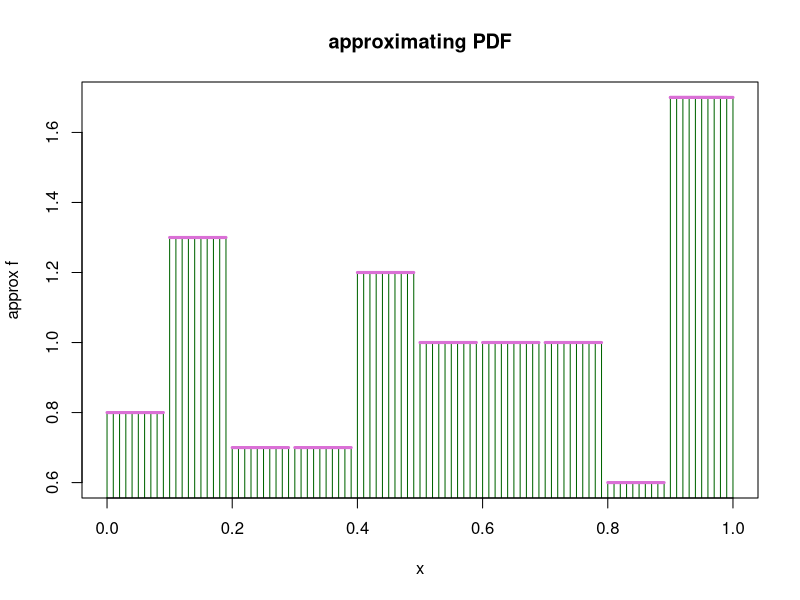
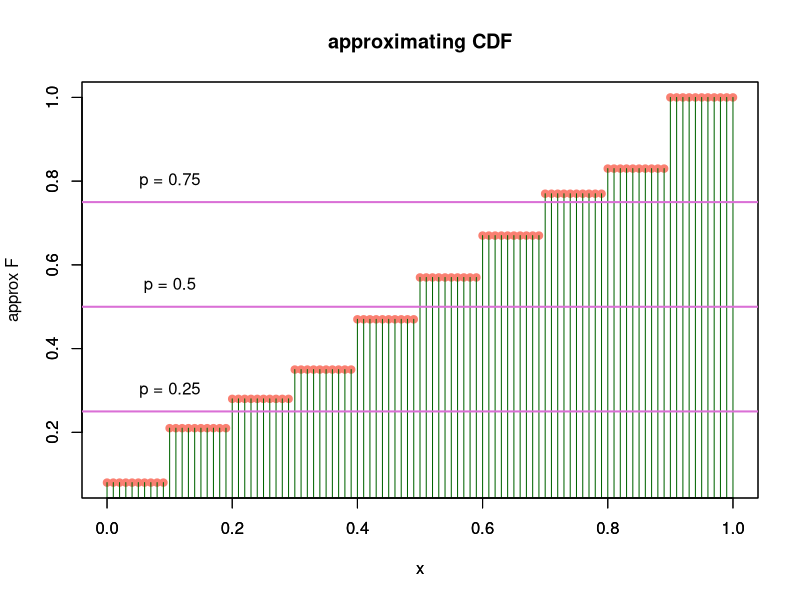
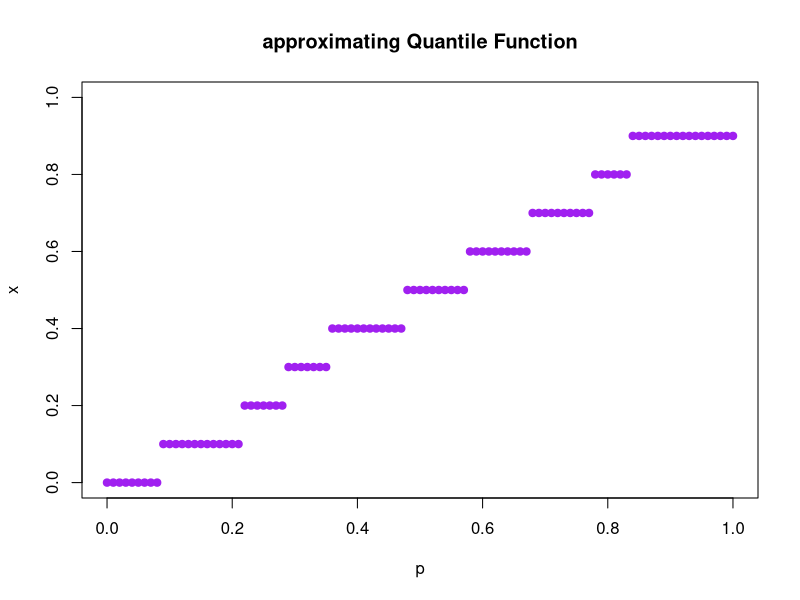
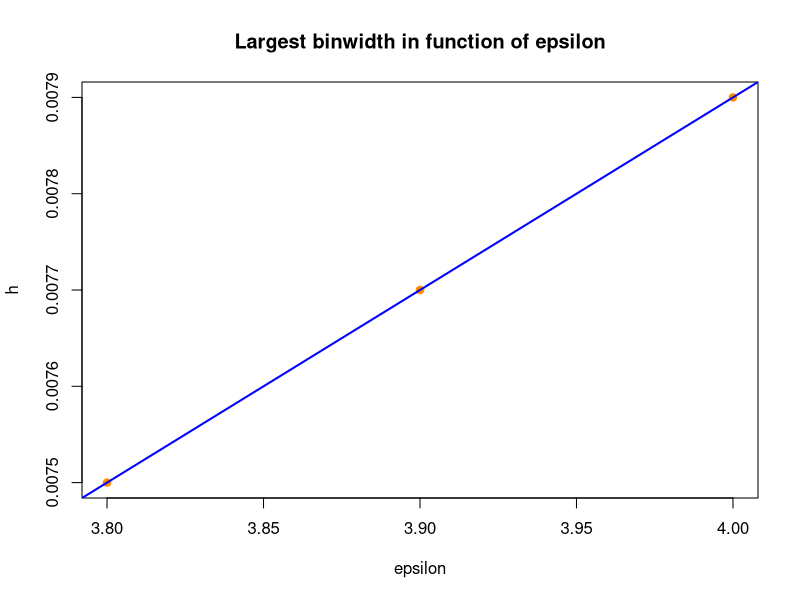

These figures' R source, in order: (Note: this script raises an error after producing the figures.)
## ---- chunk 1
knitr::opts_chunk$set(echo = TRUE)

## ---- chunk 2
#pigreco is a list of N parameters, h is a fixed parameter
approx_f <- function(h, x, pigreco){
  
  #input:
  #h: length of the bin
  #x: point in which we want to compute the function
  #pigreco: vector of parameter 
  
  #output: approximating function computed in x
  
  #computing number of bins, the last bin could be shorter
  N = ceiling(1/h) 
  
  #I start from zero to consider also the first bin 
  for (i in 0:N-1){
    
    #condition to check to what bin x belongs to
    #my arbitrary decision is that a bin is right open and left closed
    #so they are like [0,h)
    if((x >= i*h) & (x < (i+1) * h)){ 
      
      #approximating function 
      return(pigreco[i+1]/h)
      
      #when I find the right bin it is useless to check also the others
      break
      
    }else{
      #for the last bin is also right closed: [1-h,1] and
      #with the previous cycle I am not able to catch the output of the function when x is equal to 1
      if(x==1){                   
        return(pigreco[length(pigreco)]/h)
      }
    }
  }
}
## ---- chunk 3
#given h
h= 0.1 

#arbitrary parameter vector that respect its constraints. I pick all positive numbers
pigreco <- c(0.08,0.13,0.07,0.07,0.12,0.10,0.10,0.10,0.06,0.17)

#check if the constraints are verified
cat("The sum of my arbitrary parameter must be", sum(pigreco))

#points in which we compute the approximating function
x <- seq(0, 1, 0.01)

#approximating function 
f_hat = sapply(x, function(x) approx_f(h, x, pigreco)) 

#plot: type="h" allow to understand better its shape
plot(x, f_hat, xlim=c(0,1), col="darkgreen", type = "h", main = "approximating PDF", ylab = "approx f") 

#I add the segments to visualize better the steps
segments(0.9, pigreco[10]/h, 1, pigreco[10]/h, col = "orchid", lwd = 3)
for(i in 0:9){
  segments(i*h,pigreco[i+1]/h, i*h + 0.09,pigreco[i+1]/h, col = "orchid", lwd = 3)
}
## ---- chunk 4
approx_F <- function(pigreco){
  
  #input: parameter vector
  #output: plot of the approximating CDF 
  
  #I compute CDF doing the cumulative sum. 
  #I add one at the end just to have a vector of length 101 as x
  f_grande <- c(rep(cumsum(pigreco), each = 10), 1)
  
  plot(x,f_grande, type = "p", col = "salmon", lwd = 1, pch= 19, main = "approximating CDF", ylab="approx F")
  
  #with par I admit another plot in the same figure
  par(new=TRUE)
  plot(x,f_grande, type = "h", col = "darkgreen", lwd = 1, ylab="")
  
  #plot the horizontal line to visualize the first, second and third quartile
  abline(0.25,0, col = "orchid", lwd = 2)
  text(0.1,0.3,"p = 0.25")
  
  abline(0.5,0, col = "orchid", lwd = 2)
  text(0.1,0.55,"p = 0.5")
  
  abline(0.75,0, col = "orchid", lwd = 2)
  text(0.1,0.8,"p = 0.75")
}
#computing the CDF for my example
approx_F(pigreco)
## ---- chunk 5
approx_quantil <- function(h, p, pigreco){
  #input:
  #h: length of the bin
  #p: tail area
  #pigreco: parameter vector
  
  #output: quantile of p
  
  #compute the cumulative sum of the vector of parameters pigreco
  cdf <- cumsum(pigreco) 
  
  #number of bins
  N = ceiling(1/h)
  
  #In this case the quantile function will be always equal to the start of the step, so I have also compute the cumsum of the length of the bins 
  h_list = rep(h, N)             
  h_list = cumsum(h_list)
  
  #until the first height the function will be zero
  if (p <= pigreco[1]){       
    return(0)
    
  }else{
    
    for (i in 1:(N-1)){
      
      #I look for the first bin that cover the given tail area  
      if((p > cdf[i]) & (p <= cdf[i+1])){
        
        #it will return the starting point of the bin
        return(h_list[i]) 
        
        #when I find the right bin it is useless check also the others
        break
      }
    }
  }
}

#compute and plot the quantile function for my example 
quantili = sapply(x, function(x) approx_quantil(h, x, pigreco))
plot(x, quantili, xlim=c(0,1), ylim = c(0,1), col="purple", type = "p", pch = 19, main = "approximating Quantile Function", ylab = "x", xlab="p")

## ---- chunk 6
param <- function(h, a = 2, b = 2){
  #input:
  #h: length of the bin
  #a,b: alpha and beta of the beta function
  
  #output: parameter vector
  
  #number of bins
  N = ceiling(1/h)
  
  #I compute the cumsum of the length of the bin so to have values because 
  #I have to compute pbeta function and I need starting and end point
  h_list = c(0, rep(h, N))
  h_list <- cumsum(h_list)
  
  #initialize the parameter vector
  pigreco = c(length(N))
  
  for (i in 1:N){
    
    #doing the following difference I am computing the integral of the i-th bin
    #I am computing the difference between two areas and the result is 
    #the area in the interval of the bin 
    pigreco[i] <- pbeta(h_list[i+1],a,b) - pbeta(h_list[i],a,b)
  }
  
  #parameter vector
  return(pigreco)
}

#beta(5,1) 
p <- param(0.001,5,1)
cat("If we had chosen beta(5,1) the first parameter is: ", p[1])

#beta(2,2) 
p <- param(0.001,2,2)
cat("We had chosen beta(2,2) so the first parameter is: ", p[1], "It is a bit higher")
## ---- chunk 7
#sanity check 

cat("The difference between true and approximating quantil function in 0.5 with h = 0.001 is ", qbeta(p = 0.5,2,2) - approx_quantil(h = 0.001,p = 0.5, param(h = 0.001)))

cat("The difference between true and approximating quantil function in 0.5 with h = 0.2 is ", qbeta(p = 0.5,2,2) - approx_quantil(h = 0.1 ,p = 0.5,param(h = 0.1)))

cat("The difference between true and approximating density function in 0.5 with h = 0.001 is ", dbeta(x = 0.5,2,2) - approx_f(h = 0.001, x = 0.5,param(h = 0.001)))

cat("The difference between true and approximating density function in 0.5 with h = 0.1 is ", dbeta(x = 0.5,2,2) - approx_f(h = 0.1, x = 0.5,param(h = 0.1)))
## ---- chunk 8
#I divide the support [0,1] in 1000 point where I compute the two, true and approximating, quantile function 
x = seq(0,1,0.001)

wass_dist <- function(h, a = 2, b = 2){
  #input:
  #h: length of the bin
  #a,b: alpha and beta of the beta function
  
  #output: Wasserstein distance
  
  return(sum(sapply(x, function(x) abs(qbeta(x, a, b) - approx_quantil(h, x, param(h, a, b))))))
} 


#sanity check 
cat("The Wasserstein distance for h = 0.001 is: ", wass_dist(0.001))
cat("The Wasserstein distance for h = 0.1 is: ", wass_dist(0.1))
cat("The Wasserstein distance for h = 0.5 is: ", wass_dist(0.5))
## ---- chunk 9
h_large <- function(h, epsilon, a = 2, b = 2){
  #input:
  #h: is the first h for which I compute the Wasserstein distance
  #epsilon: vector of epsilon that I want analyze
  #a, b: alpha and beta of the beta function
  
  #output:
  #h_l: a vector made by the largest binwidth, one for each epsilon
  
  h_l <- rep(0, length(epsilon))
  c <- 0
  
  #I scan all the vector of epsilon and analyze one at a time
  for (i in epsilon){
    
    #Since I look for the largest h, I have to pick the largest distance 
    #smaller than epsilon
    while (wass_dist(h, a, b) > i){
      
      #For each tentative I decrease h slowly 
      h = h - 0.0001
    }
    
    #counter to stop the bisection method
    t = 0
    
    #I want to check if there is an h bigger respect to that 
    #I have pick
    #at most three iteration for the bisection method
    while ((wass_dist((h + 0.001)/2, a, b) > i) | (t == 3)){
      
      #updating again my h
      h = (h + 0.001) /2
      #updating the counter
      t = t + 1
    }
    #I move the next epsilon
    c <- c +1 
    
    #I save the value of h that I found
    h_l[c] <- h
  }
  
  return(h_l)
}
## ---- chunk 10
cat("The Wasserstein distance for h = 0.08 is: ", wass_dist(0.008))

#values of epsilon for which we want to find the largest h
eps = seq(4, 3.8, -0.1)

#computing the function starting from h = 0.101
h_largest <- h_large(0.008, eps)
## ---- chunk 11
#plot of the trend of the largest binwidth in function of epsilon 
plot(eps, h_largest, main = "Largest binwidth in function of epsilon", xlab = "epsilon", ylab = "h", pch = 19, col = "darkorange")

#I use the function lm just to show that the trend of h as a function of epsilon
#is linear 
fit  <- lm(h_largest~eps)
abline(fit$coefficients[1], fit$coefficients[2], col = "blue", lwd = 2)
## ---- chunk 12
rbeta_scratch <- function(n = 1, range, a = 2, b = 2) {
  #input:
  #n: number of sample
  #range: a vector of length 2, in which I insert the extreme of the interval(along x axis)
  #a,b: parameter of Beta distribution
  
  #output: a point of Beta density(corresponding to an x belonging to range interval)

  #I sample uniformly in the interval range
  uniforme <- runif(1, range[1], range[2])
  
  #I take the corresponding value on Beta density
  dbeta(uniforme, 2, 2)
  
}

parameter_2 <- function(h){
  #input:
  #h: length of the bin
  
  #output:
  #new parameter vector 
  
  N <- ceiling(1/h)
  
  vector(mode = "double", length = N)
  
  t[1] <- rbeta_scratch(1, c(0,h), 2, 2)
  
  for(i in 1:N-1){
    t[i+1] <- rbeta_scratch(1,c(i*h,h*(i+1)),2,2)
  }
  t <- t*h
  return(t/sum(t))
}

#check that the new parameter vector respects the constraints
sum(parameter_2(0.01))
## ---- chunk 13
#I divide the support [0,1] in 1000 point where I compute the two, true and approximating, quantile function 
x = seq(0,1,0.001)

wass_dist_2 <- function(h, a = 2, b = 2){
  #input:
  #h: length of the bin
  #a,b: alpha and beta of the beta function
  
  #output: Wasserstein distance
  a = 0
  for(i in x){
    t <- approx_quantil(h, i,parameter_2(h))
    a = a + abs(qbeta(i,2,2) - t)
  }
  return(a)
} 


#sanity check: increasing h the distance increases
cat("The Wasserstein distance for h = 0.001 is: ", wass_dist_2(0.001))
cat("The Wasserstein distance for h = 0.1 is: ", wass_dist_2(0.1))
cat("The Wasserstein distance for h = 0.5 is: ", wass_dist_2(0.5))
## ---- chunk 14
#We check if the distance that we have computed now if similar to the previous one.

cat("The Wasserstein distance for h = 0.001 is: ", abs(wass_dist(0.001) - wass_dist_2(0.001)))

cat("The Wasserstein distance for h = 0.01 is: ", abs(wass_dist(0.01) - wass_dist_2(0.01)))

cat("The Wasserstein distance for h = 0.1 is: ", abs(wass_dist(0.1) - wass_dist_2(0.1)))
